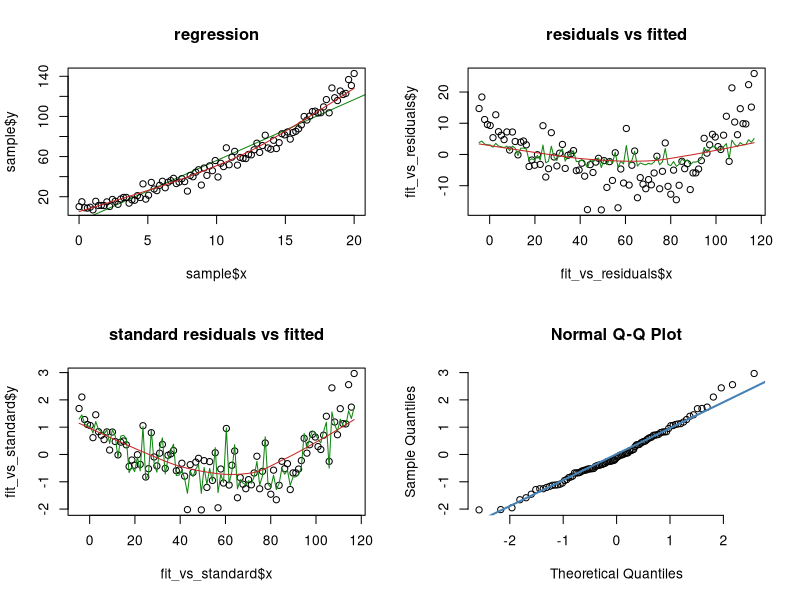

The R script that drew this image:
se <- function(x) sd(x) / sqrt(length(x))

par(mfrow = c(2, 2))

error <- rnorm(100, 5, 5)
sample_z <- seq(0, 20, length.out = 100)
sample_y <- error + 4 + (sample_z * 2) + (0.2 * sample_z * sample_z)
sample <- data.frame(x = sample_z, y = sample_y)
print(sample)
linear_model <- lm(y ~ x, data = sample)
smoothed <- loess.smooth(x = sample$x, y = sample$y)

print(linear_model)
plot(sample$x,
    sample$y,
    abline(linear_model, col = "#108510"),
    main = "regression"
)
lines(smoothed, col = "#c62626")


fitted_y <- predict(linear_model)
print(fitted_y)
fit_vs_residuals <- data.frame(x = fitted_y, y = sample$y - fitted_y)
print(fit_vs_residuals)
plot(fit_vs_residuals$x, fit_vs_residuals$y, main = "residuals vs fitted")
fit_vs_squared <- data.frame(
    x = fit_vs_residuals$x,
    y = ifelse(fit_vs_residuals$y > 0, 1, -1) * sqrt(abs(fit_vs_residuals$y))
)

lines(fit_vs_squared, col = "#108510")
squared_smoothed <- loess.smooth(x = fit_vs_squared$x, y = fit_vs_squared$y)
lines(squared_smoothed, col = "#c62626")

fit_vs_standard <- data.frame(
    x = fit_vs_residuals$x,
    y = scale(fit_vs_residuals$y)
)
plot(fit_vs_standard$x,
    fit_vs_standard$y,
    main = "standard residuals vs fitted"
)
fit_vs_std_squared <- data.frame(
    x = fit_vs_standard$x,
    y = ifelse(fit_vs_standard$y > 0, 1, -1) * sqrt(abs(fit_vs_standard$y))
)

lines(fit_vs_std_squared, col = "#108510")
std_squared_smoothed <- loess.smooth(
    x = fit_vs_std_squared$x,
    y = fit_vs_std_squared$y
)
lines(std_squared_smoothed, col = "#c62626")


qqnorm(fit_vs_standard$y, pch = 1, frame = FALSE)
qqline(fit_vs_standard$y, col = "steelblue", lwd = 2)
